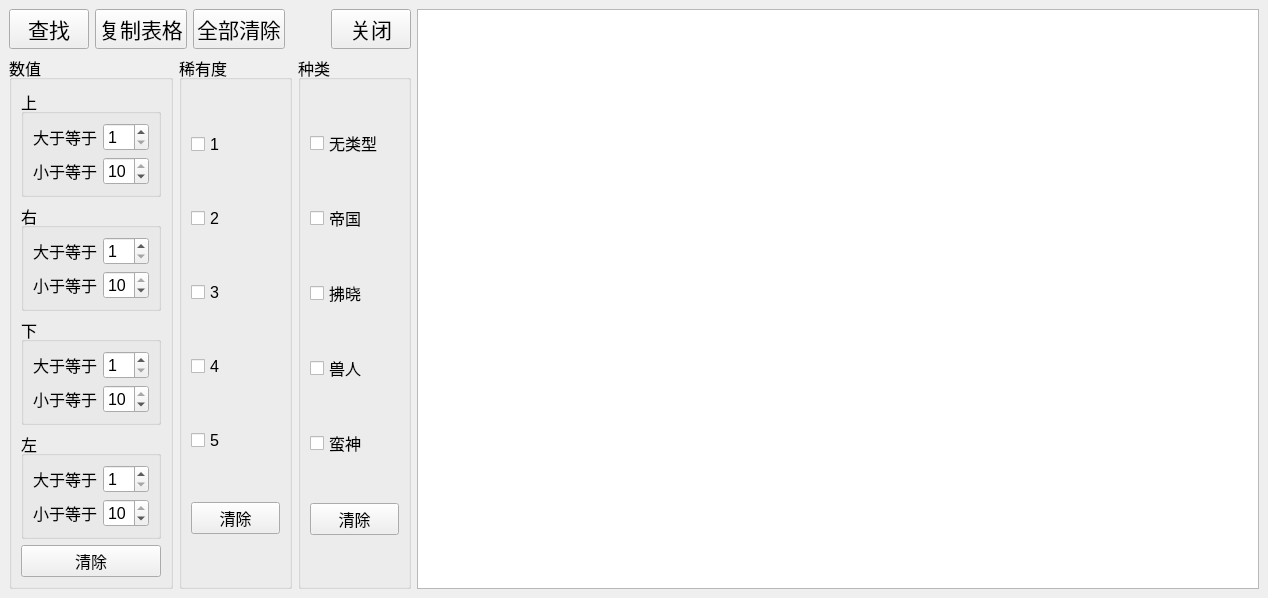
<?xml version="1.0" encoding="UTF-8"?>
<ui version="4.0">
 <class>MainWindow</class>
 <widget class="QMainWindow" name="MainWindow">
  <property name="geometry">
   <rect>
    <x>0</x>
    <y>0</y>
    <width>1268</width>
    <height>568</height>
   </rect>
  </property>
  <property name="windowTitle">
   <string>MainWindow</string>
  </property>
  <property name="windowIcon">
   <iconset>
    <normaloff>myico.ico</normaloff>myico.ico</iconset>
  </property>
  <widget class="QWidget" name="centralwidget">
   <layout class="QGridLayout" name="gridLayout">
    <item row="0" column="0">
     <layout class="QHBoxLayout" name="horizontalLayout_3">
      <item>
       <layout class="QVBoxLayout" name="verticalLayout_2">
        <item>
         <widget class="QSplitter" name="splitter">
          <property name="orientation">
           <enum>Qt::Vertical</enum>
          </property>
          <widget class="QWidget" name="layoutWidget">
           <layout class="QHBoxLayout" name="horizontalLayout_2">
            <item>
             <widget class="QPushButton" name="searchButton">
              <property name="font">
               <font>
                <pointsize>16</pointsize>
               </font>
              </property>
              <property name="text">
               <string>查找</string>
              </property>
             </widget>
            </item>
            <item>
             <widget class="QPushButton" name="pushButton">
              <property name="font">
               <font>
                <pointsize>16</pointsize>
               </font>
              </property>
              <property name="text">
               <string>复制表格</string>
              </property>
             </widget>
            </item>
            <item>
             <widget class="QPushButton" name="clearAllButton">
              <property name="font">
               <font>
                <pointsize>16</pointsize>
               </font>
              </property>
              <property name="text">
               <string>全部清除</string>
              </property>
             </widget>
            </item>
            <item>
             <spacer name="horizontalSpacer">
              <property name="orientation">
               <enum>Qt::Horizontal</enum>
              </property>
              <property name="sizeHint" stdset="0">
               <size>
                <width>40</width>
                <height>20</height>
               </size>
              </property>
             </spacer>
            </item>
            <item>
             <widget class="QPushButton" name="closeButton">
              <property name="font">
               <font>
                <pointsize>16</pointsize>
               </font>
              </property>
              <property name="text">
               <string>关闭</string>
              </property>
             </widget>
            </item>
           </layout>
          </widget>
         </widget>
        </item>
        <item>
         <layout class="QHBoxLayout" name="horizontalLayout">
          <item>
           <widget class="QGroupBox" name="groupBox_num">
            <property name="font">
             <font>
              <pointsize>12</pointsize>
             </font>
            </property>
            <property name="title">
             <string>数值</string>
            </property>
            <layout class="QVBoxLayout" name="verticalLayout_4">
             <item>
              <widget class="QGroupBox" name="groupBox_numTop">
               <property name="title">
                <string>上</string>
               </property>
               <layout class="QVBoxLayout" name="verticalLayout_6">
                <item>
                 <layout class="QHBoxLayout" name="horizontalLayout_numTopGreater">
                  <item>
                   <widget class="QLabel" name="label_top1">
                    <property name="text">
                     <string>大于等于</string>
                    </property>
                   </widget>
                  </item>
                  <item>
                   <widget class="QSpinBox" name="spinBox_top1">
                    <property name="minimum">
                     <number>1</number>
                    </property>
                    <property name="maximum">
                     <number>10</number>
                    </property>
                   </widget>
                  </item>
                 </layout>
                </item>
                <item>
                 <layout class="QHBoxLayout" name="horizontalLayout_numTopLess">
                  <item>
                   <widget class="QLabel" name="label_top2">
                    <property name="text">
                     <string>小于等于</string>
                    </property>
                   </widget>
                  </item>
                  <item>
                   <widget class="QSpinBox" name="spinBox_top2">
                    <property name="minimum">
                     <number>1</number>
                    </property>
                    <property name="maximum">
                     <number>10</number>
                    </property>
                    <property name="value">
                     <number>10</number>
                    </property>
                   </widget>
                  </item>
                 </layout>
                </item>
               </layout>
              </widget>
             </item>
             <item>
              <widget class="QGroupBox" name="groupBox_numRight">
               <property name="title">
                <string>右</string>
               </property>
               <layout class="QVBoxLayout" name="verticalLayout_9">
                <item>
                 <layout class="QHBoxLayout" name="horizontalLayout_numRightGreater">
                  <item>
                   <widget class="QLabel" name="label_right1">
                    <property name="text">
                     <string>大于等于</string>
                    </property>
                   </widget>
                  </item>
                  <item>
                   <widget class="QSpinBox" name="spinBox_right1">
                    <property name="minimum">
                     <number>1</number>
                    </property>
                    <property name="maximum">
                     <number>10</number>
                    </property>
                   </widget>
                  </item>
                 </layout>
                </item>
                <item>
                 <layout class="QHBoxLayout" name="horizontalLayout_numRightLess">
                  <item>
                   <widget class="QLabel" name="label_right2">
                    <property name="text">
                     <string>小于等于</string>
                    </property>
                   </widget>
                  </item>
                  <item>
                   <widget class="QSpinBox" name="spinBox_right2">
                    <property name="minimum">
                     <number>1</number>
                    </property>
                    <property name="maximum">
                     <number>10</number>
                    </property>
                    <property name="value">
                     <number>10</number>
                    </property>
                   </widget>
                  </item>
                 </layout>
                </item>
               </layout>
              </widget>
             </item>
             <item>
              <widget class="QGroupBox" name="groupBox_numUnder">
               <property name="title">
                <string>下</string>
               </property>
               <layout class="QVBoxLayout" name="verticalLayout_7">
                <item>
                 <layout class="QHBoxLayout" name="horizontalLayout_numUnderGreater">
                  <item>
                   <widget class="QLabel" name="label_under1">
                    <property name="text">
                     <string>大于等于</string>
                    </property>
                   </widget>
                  </item>
                  <item>
                   <widget class="QSpinBox" name="spinBox_under1">
                    <property name="minimum">
                     <number>1</number>
                    </property>
                    <property name="maximum">
                     <number>10</number>
                    </property>
                   </widget>
                  </item>
                 </layout>
                </item>
                <item>
                 <layout class="QHBoxLayout" name="horizontalLayout_numUnderLess">
                  <item>
                   <widget class="QLabel" name="label_under2">
                    <property name="text">
                     <string>小于等于</string>
                    </property>
                   </widget>
                  </item>
                  <item>
                   <widget class="QSpinBox" name="spinBox_under2">
                    <property name="minimum">
                     <number>1</number>
                    </property>
                    <property name="maximum">
                     <number>10</number>
                    </property>
                    <property name="value">
                     <number>10</number>
                    </property>
                   </widget>
                  </item>
                 </layout>
                </item>
               </layout>
              </widget>
             </item>
             <item>
              <widget class="QGroupBox" name="groupBox_numLeft">
               <property name="title">
                <string>左</string>
               </property>
               <layout class="QVBoxLayout" name="verticalLayout_8">
                <item>
                 <layout class="QHBoxLayout" name="horizontalLayout_numLeftGreater">
                  <item>
                   <widget class="QLabel" name="label_left1">
                    <property name="text">
                     <string>大于等于</string>
                    </property>
                   </widget>
                  </item>
                  <item>
                   <widget class="QSpinBox" name="spinBox_left1">
                    <property name="minimum">
                     <number>1</number>
                    </property>
                    <property name="maximum">
                     <number>10</number>
                    </property>
                   </widget>
                  </item>
                 </layout>
                </item>
                <item>
                 <layout class="QHBoxLayout" name="horizontalLayout_numLeftLess">
                  <item>
                   <widget class="QLabel" name="label_left2">
                    <property name="text">
                     <string>小于等于</string>
                    </property>
                   </widget>
                  </item>
                  <item>
                   <widget class="QSpinBox" name="spinBox_left2">
                    <property name="minimum">
                     <number>1</number>
                    </property>
                    <property name="maximum">
                     <number>10</number>
                    </property>
                    <property name="value">
                     <number>10</number>
                    </property>
                   </widget>
                  </item>
                 </layout>
                </item>
               </layout>
              </widget>
             </item>
             <item>
              <widget class="QPushButton" name="pushButton_num">
               <property name="font">
                <font>
                 <pointsize>12</pointsize>
                </font>
               </property>
               <property name="text">
                <string>清除</string>
               </property>
              </widget>
             </item>
            </layout>
           </widget>
          </item>
          <item>
           <widget class="QGroupBox" name="groupBox_rarity">
            <property name="font">
             <font>
              <pointsize>12</pointsize>
             </font>
            </property>
            <property name="title">
             <string>稀有度</string>
            </property>
            <layout class="QVBoxLayout" name="verticalLayout">
             <item>
              <widget class="QCheckBox" name="checkBox_rarity1">
               <property name="text">
                <string>1</string>
               </property>
              </widget>
             </item>
             <item>
              <widget class="QCheckBox" name="checkBox_rarity2">
               <property name="text">
                <string>2</string>
               </property>
              </widget>
             </item>
             <item>
              <widget class="QCheckBox" name="checkBox_rarity3">
               <property name="text">
                <string>3</string>
               </property>
              </widget>
             </item>
             <item>
              <widget class="QCheckBox" name="checkBox_rarity4">
               <property name="text">
                <string>4</string>
               </property>
              </widget>
             </item>
             <item>
              <widget class="QCheckBox" name="checkBox_rarity5">
               <property name="text">
                <string>5</string>
               </property>
              </widget>
             </item>
             <item>
              <widget class="QPushButton" name="pushButton_rarity">
               <property name="font">
                <font>
                 <pointsize>12</pointsize>
                </font>
               </property>
               <property name="text">
                <string>清除</string>
               </property>
              </widget>
             </item>
            </layout>
           </widget>
          </item>
          <item>
           <widget class="QGroupBox" name="groupBox_type">
            <property name="font">
             <font>
              <pointsize>12</pointsize>
             </font>
            </property>
            <property name="title">
             <string>种类</string>
            </property>
            <layout class="QVBoxLayout" name="verticalLayout_5">
             <item>
              <widget class="QCheckBox" name="checkBox_type1">
               <property name="text">
                <string>无类型</string>
               </property>
              </widget>
             </item>
             <item>
              <widget class="QCheckBox" name="checkBox_type2">
               <property name="text">
                <string>帝国</string>
               </property>
              </widget>
             </item>
             <item>
              <widget class="QCheckBox" name="checkBox_type3">
               <property name="text">
                <string>拂晓</string>
               </property>
              </widget>
             </item>
             <item>
              <widget class="QCheckBox" name="checkBox_type4">
               <property name="text">
                <string>兽人</string>
               </property>
              </widget>
             </item>
             <item>
              <widget class="QCheckBox" name="checkBox_type5">
               <property name="text">
                <string>蛮神</string>
               </property>
              </widget>
             </item>
             <item>
              <widget class="QPushButton" name="pushButton_type">
               <property name="font">
                <font>
                 <pointsize>12</pointsize>
                </font>
               </property>
               <property name="text">
                <string>清除</string>
               </property>
              </widget>
             </item>
            </layout>
           </widget>
          </item>
         </layout>
        </item>
       </layout>
      </item>
      <item>
       <widget class="QTableWidget" name="tableWidget"/>
      </item>
     </layout>
    </item>
   </layout>
  </widget>
 </widget>
 <resources/>
 <connections/>
</ui>
